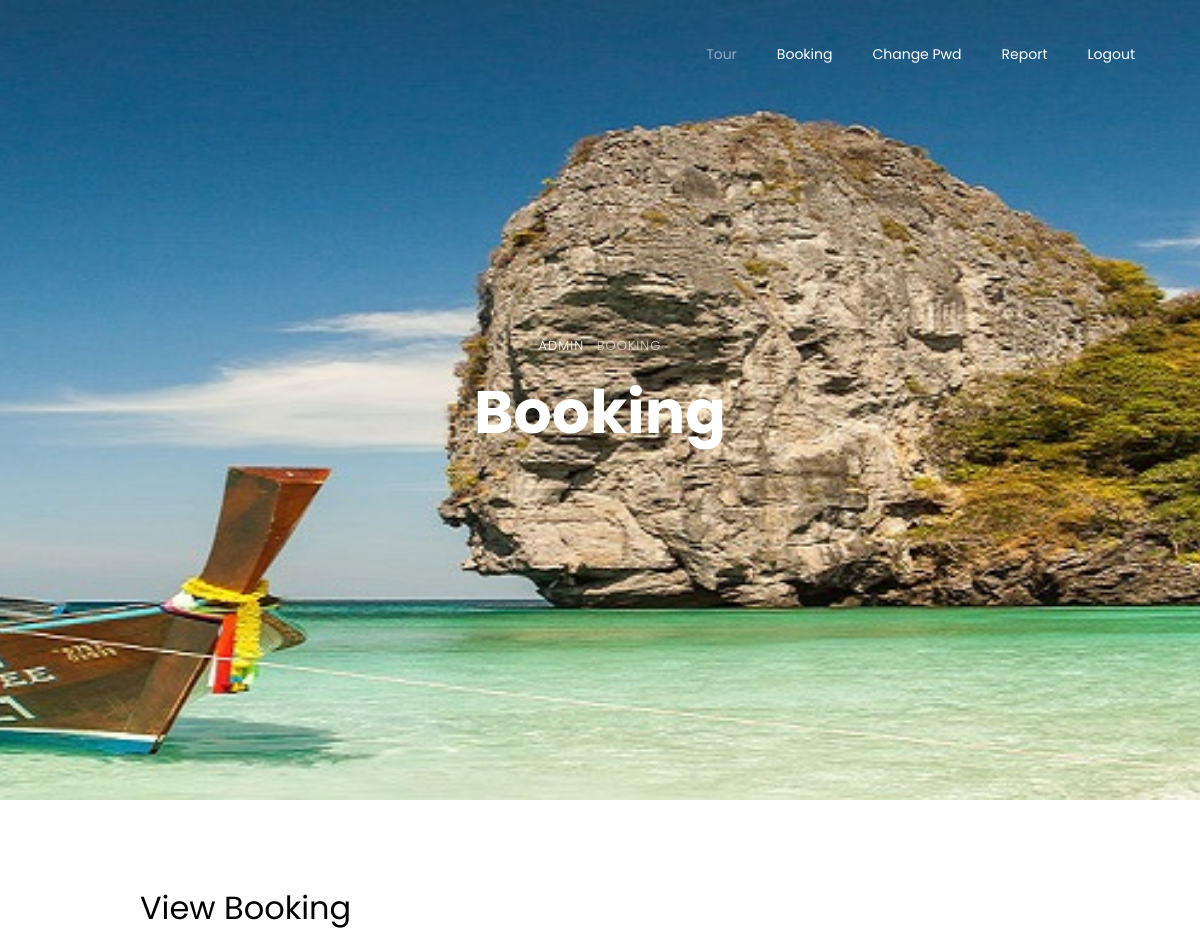
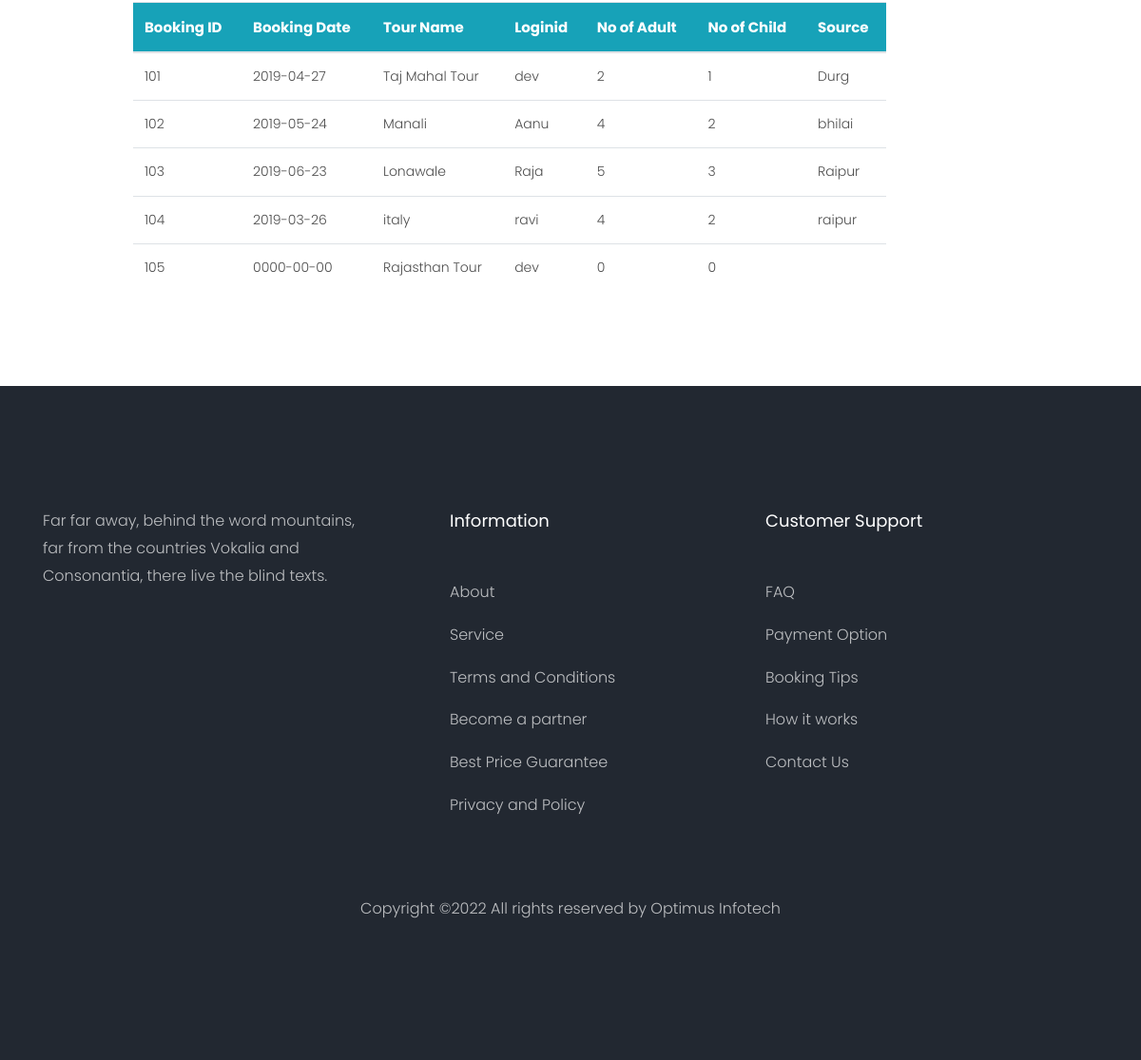
/Travel_Booking_System/Admin_Booking.php, run on the app's committed database (2 pictures, top to bottom).
### tables this page shows
CREATE TABLE IF NOT EXISTS `booking_tb` (
  `book_id` int(10) NOT NULL,
  `book_date` date NOT NULL,
  `travel_date` date NOT NULL,
  `tour_name` varchar(20) NOT NULL,
  `loginid` varchar(20) NOT NULL,
  `no_adult` int(10) NOT NULL,
  `no_child` int(10) NOT NULL,
  `source` varchar(50) NOT NULL,
  PRIMARY KEY (`book_id`)
);

### Travel_Booking_System/Admin_Booking.php (the view, shortened to what this page needs)
<!DOCTYPE html>
<html lang="en">
  <head>
    <link rel="stylesheet" href="css/open-iconic-bootstrap.min.css">
    <link rel="stylesheet" href="css/animate.css">
    <link rel="stylesheet" href="css/owl.carousel.min.css">
    <link rel="stylesheet" href="css/owl.theme.default.min.css">
    <link rel="stylesheet" href="css/magnific-popup.css">
    <link rel="stylesheet" href="css/aos.css">
    <link rel="stylesheet" href="css/ionicons.min.css">
    <link rel="stylesheet" href="css/bootstrap-datepicker.css">
    <link rel="stylesheet" href="css/jquery.timepicker.css">
    <link rel="stylesheet" href="css/flaticon.css">
    <link rel="stylesheet" href="css/icomoon.css">
    <link rel="stylesheet" href="css/style.css">
  </head>
  <body>
  <nav class="navbar navbar-expand-lg navbar-dark ftco_navbar bg-dark ftco-navbar-light" id="ftco-navbar">
    <div class="container">
      <div class="collapse navbar-collapse" id="ftco-nav">
        <ul class="navbar-nav ml-auto">
          <li class="nav-item active"><a href="Admin_Tour.php" class="nav-link">Tour</a></li>
          <li class="nav-item"><a href="Admin_Booking.php" class="nav-link">Booking</a></li>
		  <li class="nav-item"><a href="Admin_Change_Pwd.php" class="nav-link">Change Pwd</a></li>
		  <li class="nav-item"><a href="Admin_Report.php" class="nav-link">Report</a></li>
		  <li class="nav-item"><a href="Login.php" class="nav-link">Logout</a></li>
        </ul>
      </div>
    </div>
  </nav>
    <?php include "dbcon.php";?>
    <div class="hero-wrap js-fullheight" style="background-image: url('images/bg_admin.jpg');height:300px">
      <div class="container">
        <div class="row no-gutters slider-text js-fullheight align-items-center justify-content-center" data-scrollax-parent="true">
          <div class="col-md-9 ftco-animate text-center" data-scrollax=" properties: { translateY: '70%' }">
            <p class="breadcrumbs" data-scrollax="properties: { translateY: '30%', opacity: 1.6 }"><span class="mr-2"><a href="index.html">Admin</a></span> <span>Booking</span></p>
            <h1 class="mb-3 bread" data-scrollax="properties: { translateY: '30%', opacity: 1.6 }">Booking</h1>
          </div>
        </div>
      </div>
    </div>
		<section class="ftco-section contact-section ftco-degree-bg">
      <div class="container">
        <div class="row block-9">
		<div class="col-md-1 pr-md-5"></div>
          <div class="col-md-9 pr-md-5">
			<h2>View Booking</h2>
			<table class="table table-hover">
			<thead>
				<tr class="bg-info" style="color:white;font-size:15px">
					<th>Booking ID</th><th>Booking Date</th><th>Tour Name</th><th>Loginid</th><th>No of Adult</th><th>No of Child</th><th>Source</th>
				</tr>
			</thead>
			<tbody>
			<?php
			$result=mysql_query("select * from booking_tb",$db);
			while($row=mysql_fetch_array($result))
			{
				echo "<tr>";
				echo "<td>$row[0]</td><td>$row[1]</td><td>$row[3]</td><td>$row[4]</td><td>$row[5]</td><td>$row[6]</td><td>$row[7]</td>";
				echo "</tr>";
			}
			?>
			</tbody>
			</table>
          </div>
          </div>
        </div>
    </section>
    <footer class="ftco-footer ftco-bg-dark ftco-section">
      <div class="container">
        <div class="row mb-5">
          <div class="col-md">
            <div class="ftco-footer-widget mb-4">
              <p>Far far away, behind the word mountains, far from the countries Vokalia and Consonantia, there live the blind texts.</p>
              <ul class="ftco-footer-social list-unstyled float-md-left float-lft mt-5">
              </ul>
            </div>
          </div>
          <div class="col-md">
            <div class="ftco-footer-widget mb-4 ml-md-5">
              <h2 class="ftco-heading-2">Information</h2>
              <ul class="list-unstyled">
                <li><a href="#" class="py-2 d-block">About</a></li>
                <li><a href="#" class="py-2 d-block">Service</a></li>
                <li><a href="#" class="py-2 d-block">Terms and Conditions</a></li>
                <li><a href="#" class="py-2 d-block">Become a partner</a></li>
                <li><a href="#" class="py-2 d-block">Best Price Guarantee</a></li>
                <li><a href="#" class="py-2 d-block">Privacy and Policy</a></li>
              </ul>
            </div>
          </div>
          <div class="col-md">
             <div class="ftco-footer-widget mb-4">
              <h2 class="ftco-heading-2">Customer Support</h2>
              <ul class="list-unstyled">
                <li><a href="#" class="py-2 d-block">FAQ</a></li>
                <li><a href="#" class="py-2 d-block">Payment Option</a></li>
                <li><a href="#" class="py-2 d-block">Booking Tips</a></li>
                <li><a href="#" class="py-2 d-block">How it works</a></li>
                <li><a href="#" class="py-2 d-block">Contact Us</a></li>
              </ul>
            </div>
          </div>
        </div>
          <div class="row">
          <div class="col-md-12 text-center">
            <p>
  Copyright &copy;<script>document.write(new Date().getFullYear());</script> All rights reserved by <a href="https://colorlib.com" target="_blank">Optimus Infotech</a>
  </p>
          </div>
        </div>
      </div>
    </footer>
  </body>
</html>

### data on the page
booking_tb: book_id "101", book_date "2019-04-27", tour_name "Taj Mahal Tour", loginid "dev", no_adult "2", no_child "1", source "Durg"
booking_tb: book_id "102", book_date "2019-05-24", tour_name "Manali", loginid "Aanu", no_adult "4", no_child "2", source "bhilai"
booking_tb: book_id "103", book_date "2019-06-23", tour_name "Lonawale", loginid "Raja", no_adult "5", no_child "3", source "Raipur"
booking_tb: book_id "104", book_date "2019-03-26", tour_name "italy", loginid "ravi", no_adult "4", no_child "2", source "raipur"
booking_tb: book_id "105", book_date "0000-00-00", tour_name "Rajasthan Tour", loginid "dev", no_adult "0", no_child "0"
